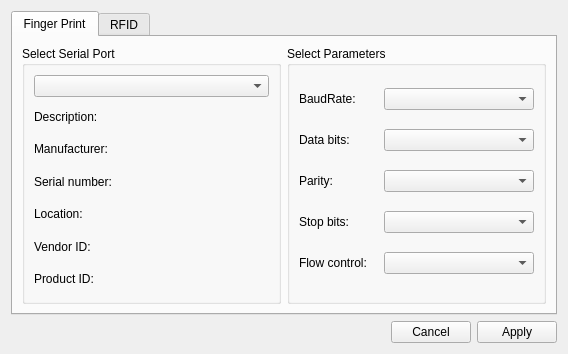
<?xml version="1.0" encoding="UTF-8"?>
<ui version="4.0">
 <class>Settings</class>
 <widget class="QWidget" name="Settings">
  <property name="windowModality">
   <enum>Qt::NonModal</enum>
  </property>
  <property name="geometry">
   <rect>
    <x>0</x>
    <y>0</y>
    <width>568</width>
    <height>354</height>
   </rect>
  </property>
  <property name="windowTitle">
   <string>Settings</string>
  </property>
  <layout class="QGridLayout" name="gridLayout">
   <item row="0" column="0">
    <layout class="QVBoxLayout" name="verticalLayout">
     <item>
      <widget class="QTabWidget" name="tabWidget">
       <property name="currentIndex">
        <number>0</number>
       </property>
       <widget class="QWidget" name="finger_print">
        <attribute name="title">
         <string>Finger Print</string>
        </attribute>
        <layout class="QGridLayout" name="gridLayout_6">
         <item row="0" column="0">
          <layout class="QHBoxLayout" name="horizontalLayout">
           <item>
            <widget class="QGroupBox" name="selectBox">
             <property name="minimumSize">
              <size>
               <width>0</width>
               <height>210</height>
              </size>
             </property>
             <property name="title">
              <string>Select Serial Port</string>
             </property>
             <layout class="QGridLayout" name="gridLayout_2">
              <item row="0" column="0">
               <widget class="QComboBox" name="serialPortInfoListBox">
                <property name="minimumSize">
                 <size>
                  <width>180</width>
                  <height>0</height>
                 </size>
                </property>
               </widget>
              </item>
              <item row="1" column="0">
               <widget class="QLabel" name="descriptionLabel">
                <property name="text">
                 <string>Description:</string>
                </property>
               </widget>
              </item>
              <item row="2" column="0">
               <widget class="QLabel" name="manufacturerLabel">
                <property name="text">
                 <string>Manufacturer:</string>
                </property>
               </widget>
              </item>
              <item row="3" column="0">
               <widget class="QLabel" name="serialNumberLabel">
                <property name="text">
                 <string>Serial number:</string>
                </property>
               </widget>
              </item>
              <item row="4" column="0">
               <widget class="QLabel" name="locationLabel">
                <property name="text">
                 <string>Location:</string>
                </property>
               </widget>
              </item>
              <item row="5" column="0">
               <widget class="QLabel" name="vidLabel">
                <property name="text">
                 <string>Vendor ID:</string>
                </property>
               </widget>
              </item>
              <item row="6" column="0">
               <widget class="QLabel" name="pidLabel">
                <property name="text">
                 <string>Product ID:</string>
                </property>
               </widget>
              </item>
             </layout>
            </widget>
           </item>
           <item>
            <widget class="QGroupBox" name="parametersBox">
             <property name="minimumSize">
              <size>
               <width>0</width>
               <height>210</height>
              </size>
             </property>
             <property name="title">
              <string>Select Parameters</string>
             </property>
             <layout class="QGridLayout" name="gridLayout_3">
              <item row="0" column="0">
               <widget class="QLabel" name="baudRateLabel">
                <property name="text">
                 <string>BaudRate:</string>
                </property>
               </widget>
              </item>
              <item row="0" column="1">
               <widget class="QComboBox" name="baudRateBox">
                <property name="minimumSize">
                 <size>
                  <width>150</width>
                  <height>0</height>
                 </size>
                </property>
               </widget>
              </item>
              <item row="1" column="0">
               <widget class="QLabel" name="dataBitsLabel">
                <property name="text">
                 <string>Data bits:</string>
                </property>
               </widget>
              </item>
              <item row="1" column="1">
               <widget class="QComboBox" name="dataBitsBox">
                <property name="minimumSize">
                 <size>
                  <width>150</width>
                  <height>0</height>
                 </size>
                </property>
               </widget>
              </item>
              <item row="2" column="0">
               <widget class="QLabel" name="parityLabel">
                <property name="text">
                 <string>Parity:</string>
                </property>
               </widget>
              </item>
              <item row="2" column="1">
               <widget class="QComboBox" name="parityBox">
                <property name="minimumSize">
                 <size>
                  <width>150</width>
                  <height>0</height>
                 </size>
                </property>
               </widget>
              </item>
              <item row="3" column="0">
               <widget class="QLabel" name="stopBitsLabel">
                <property name="text">
                 <string>Stop bits:</string>
                </property>
               </widget>
              </item>
              <item row="3" column="1">
               <widget class="QComboBox" name="stopBitsBox">
                <property name="minimumSize">
                 <size>
                  <width>150</width>
                  <height>0</height>
                 </size>
                </property>
               </widget>
              </item>
              <item row="4" column="0">
               <widget class="QLabel" name="flowControlLabel">
                <property name="text">
                 <string>Flow control:</string>
                </property>
               </widget>
              </item>
              <item row="4" column="1">
               <widget class="QComboBox" name="flowControlBox">
                <property name="minimumSize">
                 <size>
                  <width>150</width>
                  <height>0</height>
                 </size>
                </property>
               </widget>
              </item>
             </layout>
            </widget>
           </item>
          </layout>
         </item>
        </layout>
       </widget>
       <widget class="QWidget" name="rfid">
        <attribute name="title">
         <string>RFID</string>
        </attribute>
        <layout class="QGridLayout" name="gridLayout_7">
         <item row="0" column="0">
          <layout class="QHBoxLayout" name="horizontalLayout_2">
           <item>
            <widget class="QGroupBox" name="selectBox_2">
             <property name="minimumSize">
              <size>
               <width>0</width>
               <height>210</height>
              </size>
             </property>
             <property name="title">
              <string>Select Serial Port</string>
             </property>
             <layout class="QGridLayout" name="gridLayout_4">
              <item row="0" column="0">
               <widget class="QComboBox" name="serialPortInfoListBox_2">
                <property name="minimumSize">
                 <size>
                  <width>180</width>
                  <height>0</height>
                 </size>
                </property>
               </widget>
              </item>
              <item row="1" column="0">
               <widget class="QLabel" name="descriptionLabel_2">
                <property name="text">
                 <string>Description:</string>
                </property>
               </widget>
              </item>
              <item row="2" column="0">
               <widget class="QLabel" name="manufacturerLabel_2">
                <property name="text">
                 <string>Manufacturer:</string>
                </property>
               </widget>
              </item>
              <item row="3" column="0">
               <widget class="QLabel" name="serialNumberLabel_2">
                <property name="text">
                 <string>Serial number:</string>
                </property>
               </widget>
              </item>
              <item row="4" column="0">
               <widget class="QLabel" name="locationLabel_2">
                <property name="text">
                 <string>Location:</string>
                </property>
               </widget>
              </item>
              <item row="5" column="0">
               <widget class="QLabel" name="vidLabel_2">
                <property name="text">
                 <string>Vendor ID:</string>
                </property>
               </widget>
              </item>
              <item row="6" column="0">
               <widget class="QLabel" name="pidLabel_2">
                <property name="text">
                 <string>Product ID:</string>
                </property>
               </widget>
              </item>
             </layout>
            </widget>
           </item>
           <item>
            <widget class="QGroupBox" name="parametersBox_2">
             <property name="minimumSize">
              <size>
               <width>0</width>
               <height>210</height>
              </size>
             </property>
             <property name="title">
              <string>Select Parameters</string>
             </property>
             <layout class="QGridLayout" name="gridLayout_5">
              <item row="0" column="0">
               <widget class="QLabel" name="baudRateLabel_2">
                <property name="text">
                 <string>BaudRate:</string>
                </property>
               </widget>
              </item>
              <item row="0" column="1">
               <widget class="QComboBox" name="baudRateBox_2">
                <property name="minimumSize">
                 <size>
                  <width>150</width>
                  <height>0</height>
                 </size>
                </property>
               </widget>
              </item>
              <item row="1" column="0">
               <widget class="QLabel" name="dataBitsLabel_2">
                <property name="text">
                 <string>Data bits:</string>
                </property>
               </widget>
              </item>
              <item row="1" column="1">
               <widget class="QComboBox" name="dataBitsBox_2">
                <property name="minimumSize">
                 <size>
                  <width>150</width>
                  <height>0</height>
                 </size>
                </property>
               </widget>
              </item>
              <item row="2" column="0">
               <widget class="QLabel" name="parityLabel_2">
                <property name="text">
                 <string>Parity:</string>
                </property>
               </widget>
              </item>
              <item row="2" column="1">
               <widget class="QComboBox" name="parityBox_2">
                <property name="minimumSize">
                 <size>
                  <width>150</width>
                  <height>0</height>
                 </size>
                </property>
               </widget>
              </item>
              <item row="3" column="0">
               <widget class="QLabel" name="stopBitsLabel_2">
                <property name="text">
                 <string>Stop bits:</string>
                </property>
               </widget>
              </item>
              <item row="3" column="1">
               <widget class="QComboBox" name="stopBitsBox_2">
                <property name="minimumSize">
                 <size>
                  <width>150</width>
                  <height>0</height>
                 </size>
                </property>
               </widget>
              </item>
              <item row="4" column="0">
               <widget class="QLabel" name="flowControlLabel_2">
                <property name="text">
                 <string>Flow control:</string>
                </property>
               </widget>
              </item>
              <item row="4" column="1">
               <widget class="QComboBox" name="flowControlBox_2">
                <property name="minimumSize">
                 <size>
                  <width>150</width>
                  <height>0</height>
                 </size>
                </property>
               </widget>
              </item>
             </layout>
            </widget>
           </item>
          </layout>
         </item>
        </layout>
       </widget>
      </widget>
     </item>
     <item>
      <layout class="QHBoxLayout" name="horizontalLayout_3">
       <item>
        <spacer name="horizontalSpacer">
         <property name="orientation">
          <enum>Qt::Horizontal</enum>
         </property>
         <property name="sizeHint" stdset="0">
          <size>
           <width>40</width>
           <height>20</height>
          </size>
         </property>
        </spacer>
       </item>
       <item>
        <widget class="QPushButton" name="pbCancel">
         <property name="text">
          <string>Cancel</string>
         </property>
        </widget>
       </item>
       <item>
        <widget class="QPushButton" name="pbApply">
         <property name="text">
          <string>Apply</string>
         </property>
        </widget>
       </item>
      </layout>
     </item>
    </layout>
   </item>
  </layout>
 </widget>
 <resources/>
 <connections/>
</ui>
